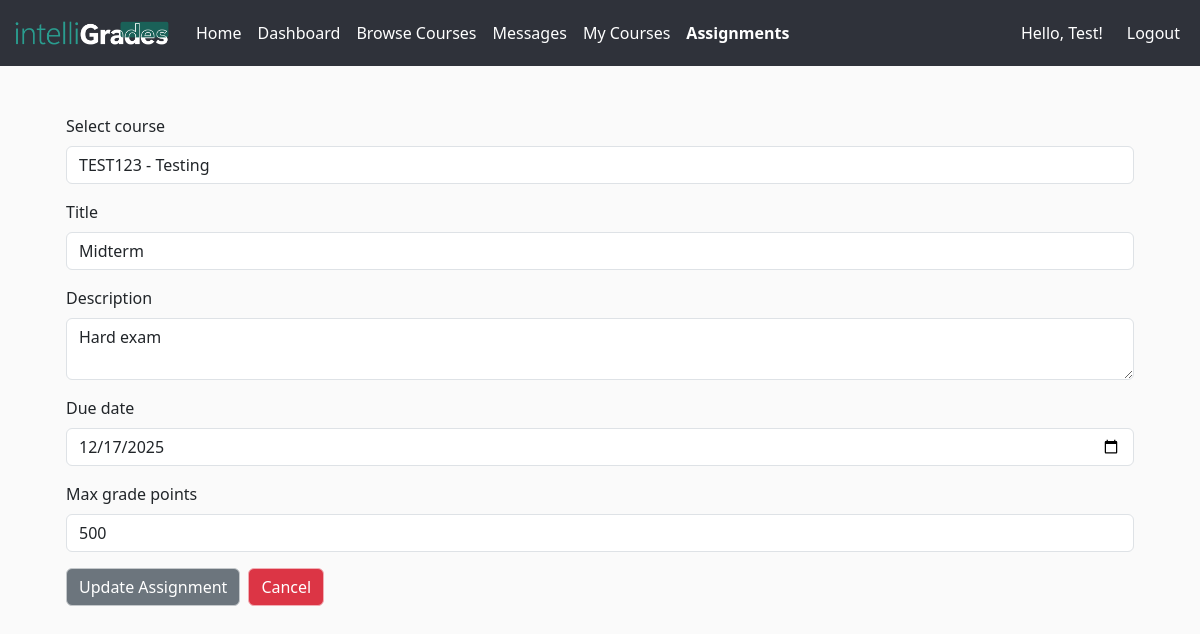
Page /assignments/1/update (signed in) on the committed database.
### app/models.py (models this page shows, shortened)
class Course(db.Model):
    __tablename__ = 'courses'
    id = db.Column(db.Integer, primary_key=True)
    code = db.Column(db.String(32), unique=True, nullable=False)
    title = db.Column(db.String(128), nullable=False)
    description = db.Column(db.Text)
    credits = db.Column(db.Integer, nullable=False)  # number of units/credits
    professor = db.Column(db.String(128), nullable=True)
    professor_id = db.Column(db.Integer, db.ForeignKey('users.id'), nullable=True)
    professor_user = db.relationship(
        'User',
        foreign_keys=[professor_id],
        backref='created_courses'
    )
    availability = db.Column(db.Boolean, default=True)
    format = db.Column(db.String(32), default='online')
    max_students = db.Column(db.Integer)
    created_at = db.Column(db.DateTime, default=datetime.utcnow)
    enrollments_rel = db.relationship(
        'Enrollment',
        backref='course',
        lazy='dynamic',
        cascade='all,delete-orphan'
    )
    assignments = db.relationship(
        'Assignment',
        back_populates='course',
        lazy='dynamic',
        cascade='all,delete-orphan'
    )
    announcements = db.relationship(
        'Announcement',
        back_populates='course',
        lazy='dynamic',
        cascade='all,delete-orphan'
    )

class Assignment(db.Model):
    __tablename__ = "assignments"
    id = db.Column(db.Integer, primary_key=True)
    course_id = db.Column(db.Integer, db.ForeignKey('courses.id'), nullable=False)
    title = db.Column(db.String(200), nullable=False)
    description = db.Column(db.Text, nullable=False)
    due_date = db.Column(db.DateTime, default=datetime.utcnow)
    created_at = db.Column(db.DateTime, default=datetime.utcnow)
    max_points = db.Column(db.Integer, default=100)
    course = db.relationship('Course', back_populates='assignments')
    student_assignments = db.relationship(
        'StudentAssignment',
        back_populates='assignment',
        lazy='dynamic',
        cascade='all,delete-orphan'
    )

### app/assignments/routes.py (the view, shortened to what this page needs)
@assignments_bp.route('/<int:assignment_id>/edit', methods=['GET','POST'])
@assignments_bp.route('/<int:assignment_id>/update', methods=['GET','POST'])
@login_required
def update_assignment(assignment_id):
    assignment = Assignment.query.filter_by(id=assignment_id).first()
    course = assignment.course
    if not (course.professor_id == current_user.id or current_user.is_admin):
        flash("You don't have permission to update this assignment.", 'danger')
        return redirect(url_for('assignments.assignment_detail', assignment_id=assignment_id))
    form = AssignmentForm()
    if request.method == 'GET' and assignment:
        form.course_id.data = course.id
        form.title.data = assignment.title
        form.description.data = assignment.description
        form.max_points.data = assignment.max_points
        form.due_date.data = assignment.due_date
    return render_template('assignments/update_assignment.html', form=form, assignment=assignment, course=course)

### app/assignments/assignment_form.py
class AssignmentForm(FlaskForm):
    course_id = SelectField('Select course', coerce=int, validators=[DataRequired()])
    title = StringField('Title', validators=[DataRequired(), Length(min=3, max=200)])
    description = TextAreaField('Description', validators=[DataRequired()])
    due_date = DateField('Due date', format='%Y-%m-%d', validators=[Optional()])
    max_points = IntegerField('Max grade points', validators=[DataRequired()], default=100)
    submit = SubmitField('Create Assignment', render_kw={"class": "btn btn-primary border-primary-subtle"})
    update = SubmitField('Update Assignment', render_kw={"class": "btn btn-secondary border-secondary-subtle"})
    cancel = SubmitField('Cancel', render_kw={"class": "btn btn-danger border-danger-subtle"})
    def __init__(self,*args, **kwargs):
        super(AssignmentForm, self).__init__(*args, **kwargs)
        self.course_id.choices = [(course.id, f"{course.code} - {course.title}") for course in Course.query.all()]

### app/__init__.py (called while the page is built)
@create_app.context_processor
def inject_notifications():
    if current_user.is_authenticated:
        return {
            "notifications": [
                {"message": "You haven’t checked Week 3 notes."},
                {"message": "New message in CMPE 102 discussion board."}
            ]
        }
    return {"notifications": []}

@login_manager.user_loader
def load_user(user_id):
    return User.query.get(int(user_id))

### app/models.py (called while the page is built)
    @property
    def is_student(self):
        return self.role == self.ROLE_STUDENT

    @property
    def is_professor(self):
        return self.role == self.ROLE_PROFESSOR

    @property
    def is_admin(self):
        return self.role == self.ROLE_ADMIN

### app/assignments/templates/assignments/update_assignment.html (shortened to what this page needs)
{% extends "base.html" %} {% block body %}
<form method="POST">
  <div class="mb-3">
    {{ form.course_id.label(class="form-label") }} {{
    form.course_id(class="form-control") }}
  </div>
  <div class="mb-3">
    {{ form.title.label(class="form-label") }} {{
    form.title(class="form-control") }}
  </div>
  <div class="mb-3">
    {{ form.description.label(class="form-label") }} {{
    form.description(class="form-control") }}
  </div>
  <div class="mb-3">
    {{ form.due_date.label(class="form-label") }} {{
    form.due_date(class="form-control") }}
  </div>
  <div class="mb-3">
    {{ form.max_points.label(class="form-label") }} {{
    form.max_points(class="form-control") }}
  </div>
  <div class="d-flex gap-2">
    {{ form.update }}
    <a
      href="{{ url_for('assignments.assignment_detail', assignment_id=assignment.id) }}"
      class="btn btn-danger border-danger-subtle"
      >Cancel</a
    >
  </div>
</form>
{% endblock %}

### app/templates/base.html (shortened to what this page needs)
<!DOCTYPE html>
<html lang="en">
  <head>
    <link
      href="https://cdn.jsdelivr.net/npm/bootstrap@5.3.8/dist/css/bootstrap.min.css"
      rel="stylesheet"
    />
    <link
      rel="stylesheet"
      href="{{ url_for('static', filename='styles.css') }}"
    />
  </head>
  <body>
    <nav class="navbar navbar-expand-lg">
      <div class="container-fluid">
        <a href="{{ url_for('main.index') }}">
          <img class="navbar-brand" src="{{ url_for('static',
          filename='images/med-logo.png')}}" height="50" width: auto;
          alt="IntelliGrades" />
        </a>
        <div class="collapse navbar-collapse">
          <ul class="navbar-nav me-auto">
            <li class="nav-item">
              <a
                class="nav-link {% if request.path == url_for('main.index') %}active fw-bold{% endif %}"
                href="{{ url_for('main.index') }}"
              >
                Home
              </a>
            </li>
            {% if current_user.is_authenticated %}
            <li class="nav-item">
              <a
                class="nav-link {% if request.path.startswith('/dashboard') %}active fw-bold{% endif %}"
                href="{{ url_for('main.dashboard') }}"
              >
                Dashboard
              </a>
            </li>
            <li class="nav-item">
              <a
                class="nav-link {% if request.path.startswith('/courses') and not request.path.startswith('/courses/my') and not request.path.startswith('/courses/created') %}active fw-bold{% endif %}"
                href="{{ url_for('courses.courses_list') }}"
              >
                Browse Courses
              </a>
            </li>
            <li class="nav-item">
              <a
                class="nav-link {% if request.path.startswith('/messages') %}active fw-bold{% endif %}"
                href="{{ url_for('main.messages') }}"
              >
                Messages
              </a>
            </li>
            {% if current_user.is_professor or current_user.is_admin %}
            <li class="nav-item">
              <a
                class="nav-link {% if request.path.startswith('/courses/created') %}active fw-bold{% endif %}"
                href="{{ url_for('courses.my_created_courses') }}"
              >
                My Courses
              </a>
            </li>
            {% endif %}
            {% if current_user.is_admin %}
            <li class="nav-item">
              <a
                class="nav-link {% if request.path.startswith('/assignments') %}active fw-bold{% endif %}"
                href="{{ url_for('assignments.index') }}"
              >
                Assignments
              </a>
            </li>
            {% endif %} {% endif %}
          </ul>
          <ul class="navbar-nav">
            {% if not current_user.is_authenticated %}
            <li class="nav-item">
              <a
                class="nav-link {% if request.path.startswith('/auth/login') %}active fw-bold{% endif %}"
                href="{{ url_for('auth.login') }}"
              >
                Login
              </a>
            </li>
            <li class="nav-item">
              <a
                class="nav-link {% if request.path.startswith('/auth/register') %}active fw-bold{% endif %}"
                href="{{ url_for('auth.register') }}"
              >
                Register
              </a>
            </li>
            {% else %}
            <li class="nav-item ms-auto d-flex align-items-center">
              <span class="navbar-text me-3">
                {% set username = current_user.email.split('@')[0].capitalize()
                %} Hello, {{ username }}!
              </span>
              <a class="nav-link" href="{{ url_for('auth.logout') }}">
                Logout
              </a>
            </li>
            {% endif %}
          </ul>
        </div>
      </div>
    </nav>
    <div class="container p-4">
      <div class="container py-2">{% block body %}{% endblock %}</div>
      <div class="container py-2">{% block index %}{% endblock %}</div>
    </div>
  </body>
</html>

### app/static/styles.css (style rules this page uses)
.navbar { background-color: #2f323a; }
.navbar *, .navbar .nav-link.fw-bold { color: white; }
body, #whatifTable thead tr, #whatifTable td, #whatifTable th { background-color: #fafafa; }

### rows in the picture
Course: description "Test"
Assignment: course_id "TEST123 - Testing", title "Midterm", description "Hard exam", due_date "12/17/2025", max_points "500"
